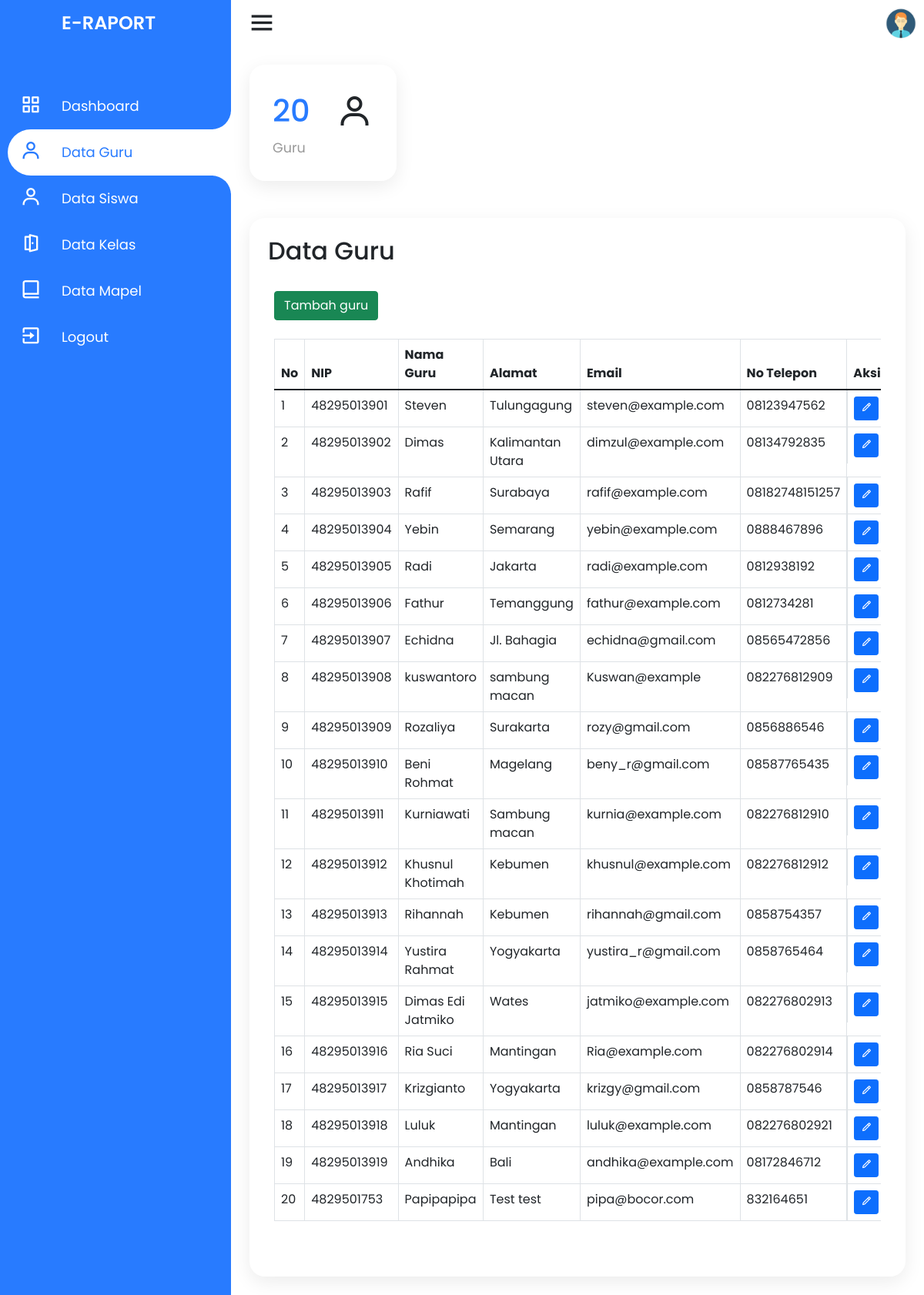
Screenshot of /admin/data-guru.php (signed in) with the database file from the repository.
### tables this page shows
CREATE TABLE `guru` (
  `nip` varchar(11) NOT NULL,
  `nama_guru` varchar(50) NOT NULL,
  `jenis_kelamin` enum('Laki-laki','Perempuan') NOT NULL,
  `alamat` text NOT NULL,
  `email` varchar(30) NOT NULL,
  `no_telp` varchar(14) NOT NULL,
  `agama` enum('Islam','Kristen','Katolik','Hindu','Buddha','Konghuchu') NOT NULL,
  `status` varchar(20) NOT NULL,
  `tanggal_lahir` date NOT NULL,
  `password` varchar(255) NOT NULL,
  PRIMARY KEY (`nip`)
);

### admin/data-guru.php (the view, shortened to what this page needs)
<?php
require_once dirname(__FILE__) . '/../connection.php';
$login_as = $_SESSION['login_as'];
if (!isset($_GET['p'])) {
    $page_no = 1;
} else {
    $page_no = $_GET['p'];
}
$records_per_page = 30;
$offset = ($page_no - 1) * $records_per_page;
?>
<!DOCTYPE html>
<html lang="en" dir="ltr">
<head>
    <link rel="stylesheet" href="style.css">
    <link href='https://unpkg.com/boxicons@2.0.7/css/boxicons.min.css' rel='stylesheet'>
    <link href="https://cdn.jsdelivr.net/npm/bootstrap@5.1.3/dist/css/bootstrap.min.css" rel="stylesheet">
    <link rel="stylesheet" href="../assets/css/style.css">
</head>
<body>
    <div class="container">
        <div class="navigation">
            <ul>
                <li>
                    <a href="#">
                        <span class="icon"></span>
                        <h1 class="title">E-Raport</h1>
                    </a>
                </li>
                <li>
                    <a href="../index">
                        <span class="icon"><i class='bx bx-grid-alt'></i></span>
                        <span class="title">Dashboard</span>
                    </a>
                </li>
                <li class="hovered">
                    <a href="#">
                        <span class="icon"><i class='bx bx-user'></i></span>
                        <span class="title">Data Guru</span>
                    </a>
                </li>
                <li>
                    <a href="data-siswa">
                        <span class="icon"><i class='bx bx-user'></i></span>
                        <span class="title">Data Siswa</span>
                    </a>
                </li>
                <li>
                    <a href="data-kelas">
                        <span class="icon"><i class='bx bx-door-open'></i></span>
                        <span class="title">Data Kelas</span>
                    </a>
                </li>
                <li>
                    <a href="data-mapel">
                        <span class="icon"><i class='bx bx-book-alt'></i></span>
                        <span class="title">Data Mapel</span>
                    </a>
                </li>
                <li>
                    <a href="../logout">
                        <span class="icon"><i class='bx bx-exit'></i></span>
                        <span class="title">Logout</span>
                    </a>
                </li>
            </ul>
        </div>
    </div>
    <div class="main">
        <div class="topbar">
            <div class="toggle">
                <i class='bx bx-menu'></i>
            </div>
            <div class="user">
                <?php
                if ($login_as == "siswa") {
                    $pp = "../assets/img/pp/std.png";
                } elseif ($login_as == "guru") {
                    $pp = "../assets/img/pp/guru.png";
                } elseif ($login_as == "admin") {
                    $pp = "../assets/img/pp/admin.png";
                }
                ?>
                <img src="<?php echo $pp; ?>" alt="user">
            </div>
        </div>
        <div class="cardBox">
            <div class="card">
                <div>
                    <?php
                    $result_guru = $conn->query("SELECT * FROM guru LIMIT $records_per_page OFFSET $offset");
                    if ($result_guru && $result_guru->num_rows > 0) {
                        $result_jml = $conn->query("SELECT COUNT(*) AS total_guru FROM guru");
                        $jml = $result_jml->fetch_assoc();
                        echo "<div class='numbers'>${jml['total_guru']}</div>";
                    }
                    ?>
                    <div class="cardName">Guru</div>
                </div>
                <div class="iconBx">
                    <i class='bx bx-user'></i>
                </div>
            </div>
        </div>
        <div class="konten">
            <h2 class="konten_title">
                Data Guru
            </h2>
            <div class="konten_isi">
                <div class="konten_pengaturan">
                    <a href="tambah-data-guru"><button type="button" class="btn btn-success">Tambah
                            guru</button></a>
                </div>
                <div class="konten_table table-responsive">
                    <table class="table table-bordered">
                        <thead>
                            <tr>
                                <th>No</th>
                                <th>NIP</th>
                                <th>Nama Guru</th>
                                <th>Alamat</th>
                                <th>Email</th>
                                <th>No Telepon</th>
                                <th>Aksi</th>
                            </tr>
                        </thead>
                        <?php
                        $result_guru = $conn->query("SELECT * FROM guru LIMIT $records_per_page OFFSET $offset");
                        if ($result_guru && $result_guru->num_rows > 0) {
                            $no = 1;
                            while ($row = $result_guru->fetch_assoc()) {
                                echo "
                                <tr>
                                    <td>$no</td>
                                    <td>${row['nip']}</td>
                                    <td>${row['nama_guru']}</td>
                                    <td>${row['alamat']}</td>
                                    <td>${row['email']}</td>
                                    <td>${row['no_telp']}</td>
                                    <td class='aksi'>
                                        <a href='ubah-data-guru?nip=${row['nip']}'><button type='button' data-bs-toggle='tooltip' class='btn btn-primary btn-sm' title='Ubah'><i class='bx bx-pencil'></i></button></a>
                                        <a href='hapus-data-guru?nip=${row['nip']}'><button type='button' data-bs-toggle='tooltip' class='btn btn-danger btn-sm' title='Hapus'><i class='bx bx-trash'></i></button></a>
                                    </td>
                                </tr>
                                ";
                                $no++;
                            }
                        }
                        ?>
                    </table>
                </div>
            </div>
        </div>
    </div>
</body>
</html>

### assets/css/style.css (style rules this page uses)
* { margin: 0; padding: 0; box-sizing: border-box; font-family: 'Poppins', sans-serif; }
dl, ol, ul { padding: 0; margin: 0; }
:root { --blue: #287bff; --white: #fff; --grey: #f5f5f5; --black1: #222; --black2: #999; --pad-sm: 8px; --pad-md: 16px; --pad-lg: 24px; --pad-xl: 32px; --pad-xxl: 64px; }
body { min-height: 100vh; overflow-x: hidden; }
.container { position: relative; width: 100%; max-width: none; }
.navigation { left: 0; position: fixed; width: 300px; height: 100%; background: var(--blue); border-left: 10px solid var(--blue); transition: .5s; overflow: hidden; padding: 0; margin: 0; }
.navigation ul { position: absolute; top: 0; left: 0; width: 100%; }
.navigation ul li { position: relative; width: 100%; list-style: none; border-top-left-radius: 30px; border-bottom-left-radius: 30px; }
.navigation ul li:hover, .navigation ul li.hovered { background: var(--white); }
.navigation ul li:nth-child(1) { margin-bottom: 40px; pointer-events: none; }
.navigation ul li a { position: relative; display: block; width: 100%; display: flex; text-decoration: none; color: var(--white); }
.navigation ul li:hover a, .navigation ul li.hovered a { color: var(--blue); }
.navigation ul li a .icon { position: relative; display: block; min-width: 60px; height: 60px; line-height: 70px; text-align: center; }
.navigation ul li a .icon .bx { font-size: 1.75em; }
.navigation ul li a .title { position: relative; display: block; padding: 0 10px; height: 60px; line-height: 60px; text-align: start; white-space: nowrap; font-size: 18px; }
.navigation ul li h1 { text-transform: uppercase; font-weight: 600; font-size: 24px !important; }
.navigation ul li:hover a::before, .navigation ul li.hovered a::before { content: ''; position: absolute; right: 0; top: -50px; width: 50px; height: 50px; border-radius: 50%; box-shadow: 35px 35px 0 10px var(--white); pointer-events: none; }
.navigation ul li:hover a::after, .navigation ul li.hovered a::after { content: ''; position: absolute; right: 0; bottom: -50px; width: 50px; height: 50px; border-radius: 50%; box-shadow: 35px -35px 0 10px var(--white); pointer-events: none; }
.main { position: absolute; width: calc(100% - 300px); left: 300px; min-height: 100vh; background: var(--white); transition: .5s; }
.topbar { width: 100%; height: 60px; display: flex; justify-content: space-between; align-items: center; padding: 0 10px; }
.toggle { position: relative; width: 60px; height: 60px; display: flex; justify-content: center; align-items: center; font-size: 2.5em; cursor: pointer; }
.user { position: relative; width: 40px; height: 40px; border-radius: 50%; overflow: hidden; cursor: pointer; }
.user img { position: absolute; top: 0; left: 0; width: 100%; height: auto; object-fit: cover; }
.cardBox { position: relative; width: 100%; padding: var(--pad-lg); display: grid; grid-template-columns: repeat(4, 1fr); grid-gap: 30px; }
.cardBox .card { position: relative; background: var(--white); padding: 30px; border-radius: 20px; display: flex; justify-content: space-between; box-shadow: 0 7px 25px rgba(0, 0, 0, 0.08); flex-direction: unset; border: none; cursor: pointer; transition: .2s; }
.cardBox .card .numbers { position: relative; font-weight: 500; font-size: 2.5em; color: var(--blue); }
.cardBox .card .cardName { color: var(--black2); font-size: 1.1em; margin-top: 5px; }
.cardBox .card .iconBx { font-size: 3em; columns: var(--black2); }
.konten { display: block; padding: var(--pad-lg); margin: var(--pad-lg); position: relative; background: var(--white); border-radius: 20px; box-shadow: 0 7px 25px rgba(0, 0, 0, 0.08); border: none; overflow: hidden; }
.konten .konten_isi { overflow: hidden; padding: var(--pad-sm); }
.konten .konten_title, .konten .konten_isi .konten_pengaturan, .konten .konten_isi .konten_table, .konten .konten_isi .konten_nav { margin-bottom: var(--pad-lg); }
.konten .konten_isi .konten_pengaturan { display: flex; flex-wrap: wrap; align-items: center; }
.konten .konten_isi .dropdown, .konten .konten_isi .konten_table table .aksi a { margin-right: var(--pad-sm); }
.konten .konten_isi .konten_table table .aksi { display: flex; justify-content: center; }
.konten .konten_isi .konten_table table tbody td button { text-align: center; }

### rows the page displays
guru: nip "48295013901", nama_guru "Steven", alamat "Tulungagung", email "steven@example.com", no_telp "08123947562"
guru: nip "48295013902", nama_guru "Dimas", alamat "Kalimantan Utara", email "dimzul@example.com", no_telp "08134792835"
guru: nip "48295013903", nama_guru "Rafif", alamat "Surabaya", email "rafif@example.com", no_telp "08182748151257"
guru: nip "48295013904", nama_guru "Yebin", alamat "Semarang", email "yebin@example.com", no_telp "0888467896"
guru: nip "48295013905", nama_guru "Radi", alamat "Jakarta", email "radi@example.com", no_telp "0812938192"
guru: nip "48295013906", nama_guru "Fathur", alamat "Temanggung", email "fathur@example.com", no_telp "0812734281"
guru: nip "48295013907", nama_guru "Echidna", alamat "Jl. Bahagia", email "echidna@gmail.com", no_telp "08565472856"
guru: nip "48295013908", nama_guru "kuswantoro", alamat "sambung macan", email "Kuswan@example", no_telp "082276812909"
guru: nip "48295013909", nama_guru "Rozaliya", alamat "Surakarta", email "rozy@gmail.com", no_telp "0856886546"
guru: nip "48295013910", nama_guru "Beni Rohmat", alamat "Magelang", email "beny_r@gmail.com", no_telp "08587765435"
guru: nip "48295013911", nama_guru "Kurniawati", alamat "Sambung macan", email "kurnia@example.com", no_telp "082276812910"
guru: nip "48295013912", nama_guru "Khusnul Khotimah", alamat "Kebumen", email "khusnul@example.com", no_telp "082276812912"
guru: nip "48295013913", nama_guru "Rihannah", alamat "Kebumen", email "rihannah@gmail.com", no_telp "0858754357"
guru: nip "48295013914", nama_guru "Yustira Rahmat", alamat "Yogyakarta", email "yustira_r@gmail.com", no_telp "0858765464"
guru: nip "48295013915", nama_guru "Dimas Edi Jatmiko", alamat "Wates", email "jatmiko@example.com", no_telp "082276802913"
guru: nip "48295013916", nama_guru "Ria Suci", alamat "Mantingan", email "Ria@example.com", no_telp "082276802914"
guru: nip "48295013917", nama_guru "Krizgianto", alamat "Yogyakarta", email "krizgy@gmail.com", no_telp "0858787546"
guru: nip "48295013918", nama_guru "Luluk", alamat "Mantingan", email "luluk@example.com", no_telp "082276802921"
guru: nip "48295013919", nama_guru "Andhika", alamat "Bali", email "andhika@example.com", no_telp "08172846712"
guru: nip "4829501753", nama_guru "Papipapipa", alamat "Test test", email "pipa@bocor.com", no_telp "832164651"

### other values shown
jml['total_guru'] "20"
